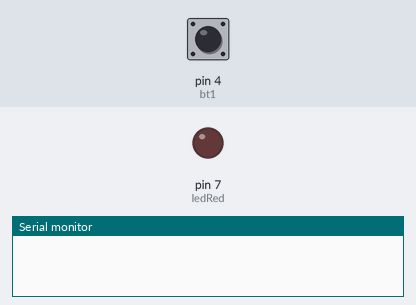
Bench run of a sketch on a simulated Arduino Uno, built with avr-gcc and run on an emulated ATmega328P. Shown: output pins drawn as LEDs (lit = HIGH), the last lines printed to the serial monitor. The inputs (shaded band) are chosen by the test bench; at power-on: pin 4 (bt1) HIGH.

Above: at 1.2 s.
1.3 s: pin 4 (bt1) pulled LOW for 0.15 s
At 1.38 s:
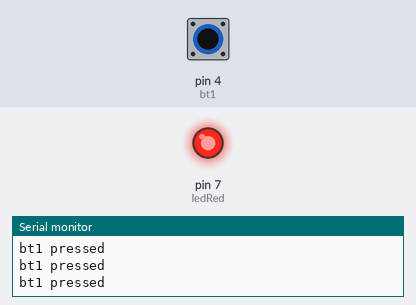
2.9 s: pin 4 (bt1) pulled LOW for 3.2 s
At 6.6 s:
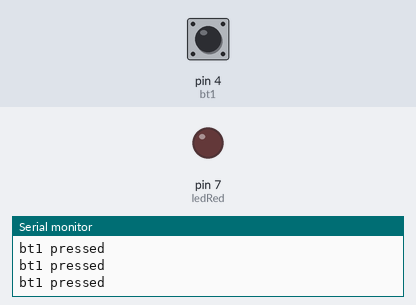
Timing chart, 0 to 8.1 s (numbered marks = the images above; inputs shaded):
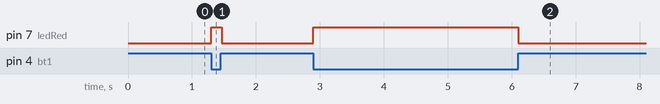

Measured:
- after the input at 1.3 s, pin 7 (ledRed): LOW → HIGH at once, → LOW 0.16 s later
- after the input at 2.9 s, pin 7 (ledRed): LOW → HIGH at once, → LOW 3.2 s later

The sketch:

_00021_more_BUTTONS.ino
```cpp
// BUTTON PRESS

// check debounce example
// http://arduino.cc/en/Tutorial/Debounce

// declare your variables
int bt1 = 4;
int bt1_state;

int ledRed = 7;

// SETUP - runs only once
void setup()
{
  // open serial port for communications
  Serial.begin(9600);

  // declare inputs
  pinMode(bt1, INPUT_PULLUP);
  pinMode(ledRed, OUTPUT);

}

// LOOP - runs forever
void loop()
{
  bt1_state = digitalRead(bt1);

  if (!bt1_state) {
    Serial.println("bt1 pressed");
    digitalWrite(ledRed, HIGH);
  }
  else
  {
    digitalWrite(ledRed, LOW);
  }

}
```
